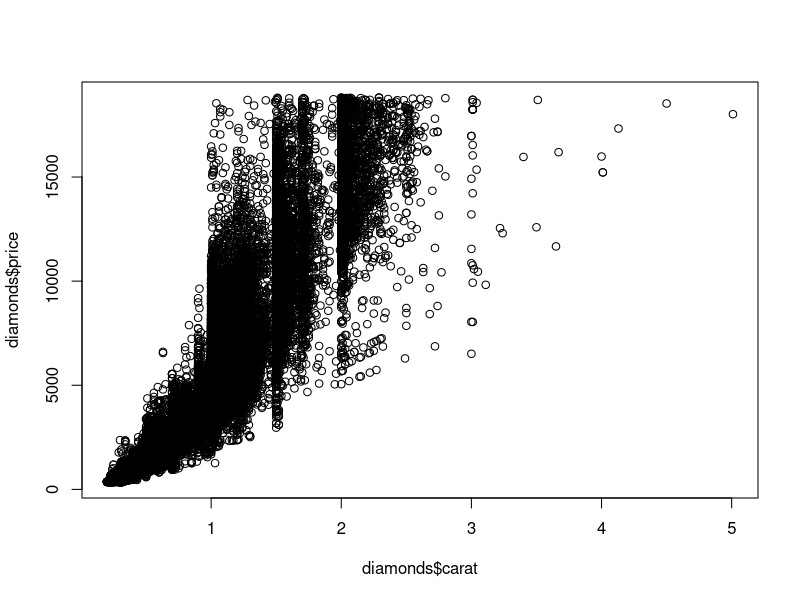
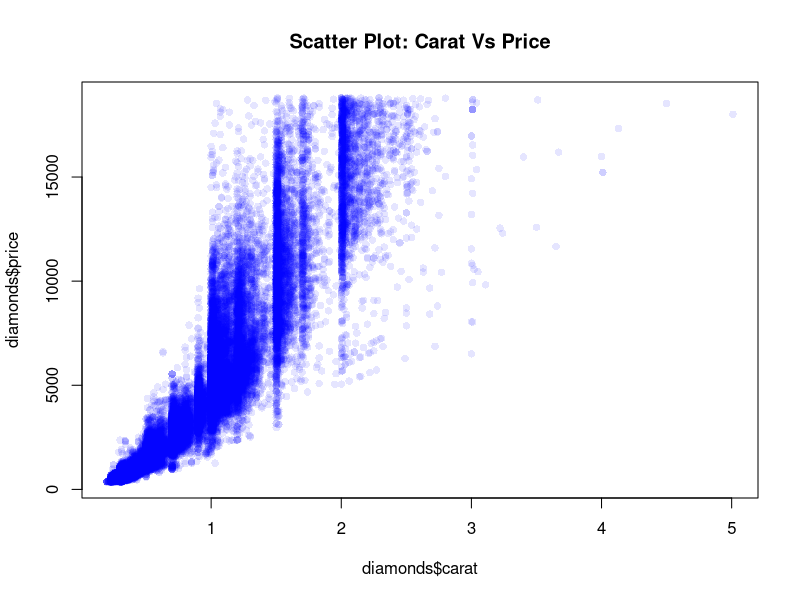
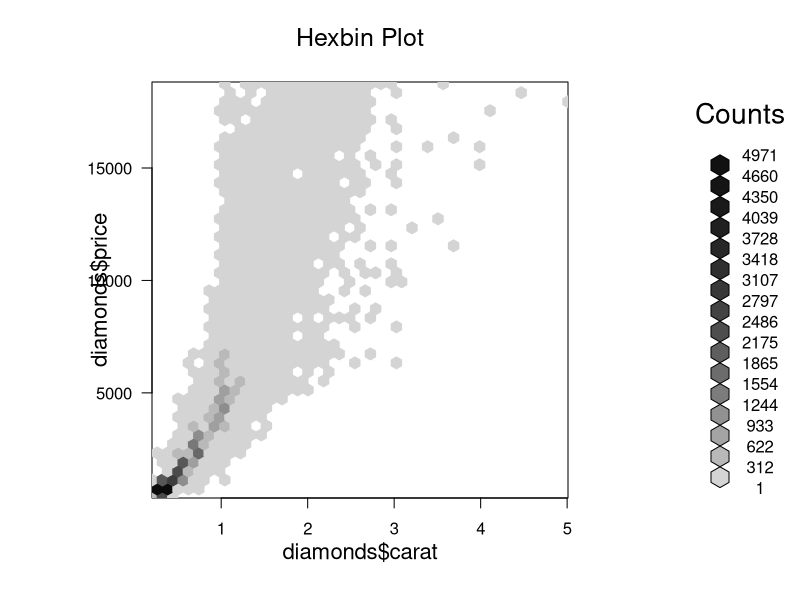
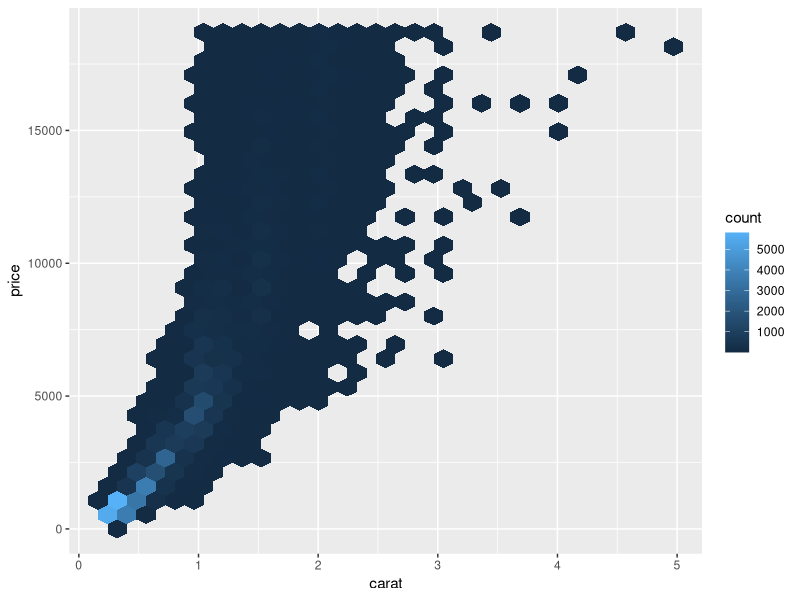
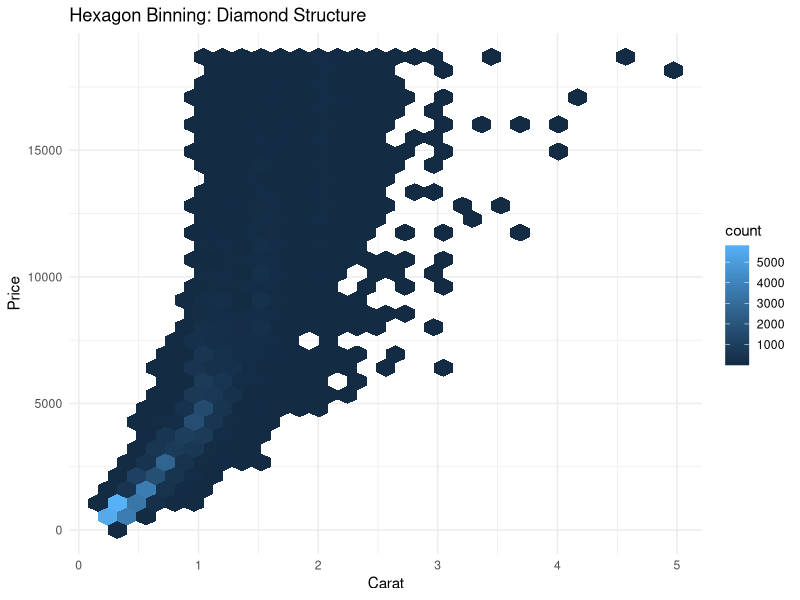
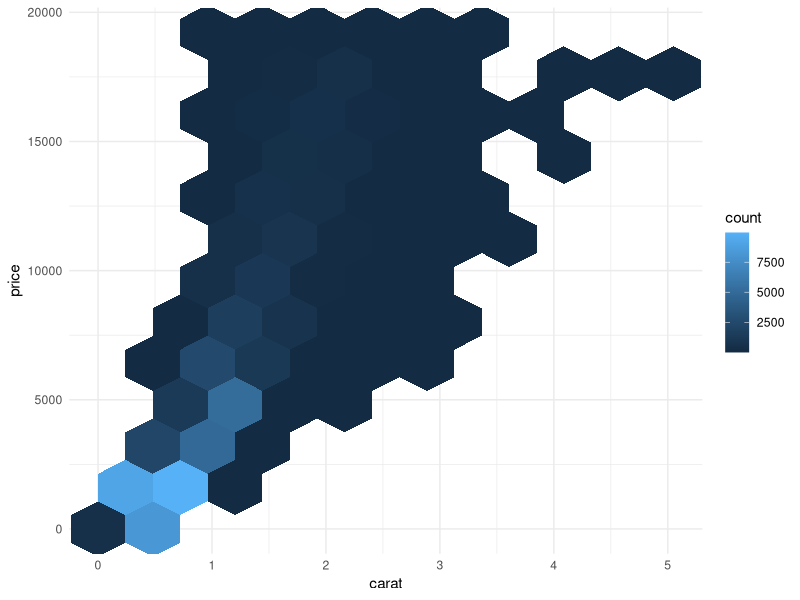
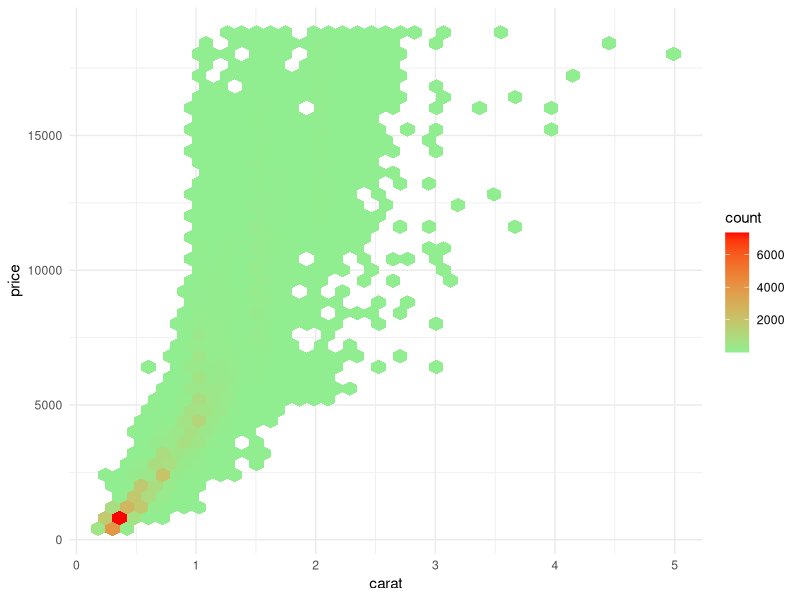
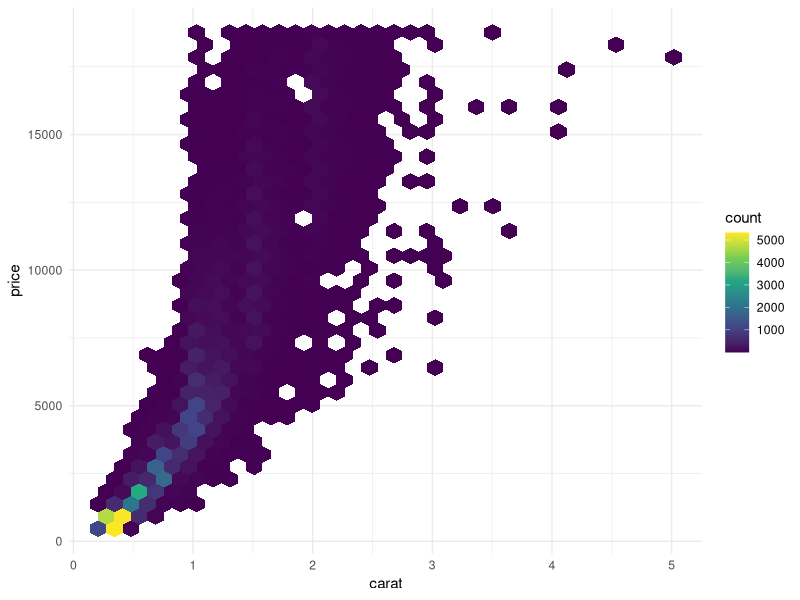

The R source for these figures, in order:
#load and understand the dataset
data(diamonds)
data(package=.packages(all.available=TRUE))
library(ggplot2)
data(diamonds)
str(diamonds)
dim(diamonds)
?diamonds

# very basic scatter
plot(diamonds$carat,diamonds$price)

#improved scatter
plot(diamonds$carat,diamonds$price,col=rgb(0,0,1,0.1),pch=16,
main="Scatter Plot: Carat Vs Price")

#hexbin using base R
install.packages('hexbin')
library(hexbin)
hb<-hexbin(diamonds$carat,diamonds$price,xbins=40)
plot(hb,main="Hexbin Plot")

#basic hexbin
ggplot(diamonds,aes(x=carat,y=price))+
geom_hex()

#labelled hexbin plot
ggplot(diamonds,aes(carat,price))+
  geom_hex()+
  labs(title="Hexagon Binning: Diamond Structure",x="Carat",y="Price")+
  theme_minimal()

#control hexagon density
ggplot(diamonds,aes(carat,price))+geom_hex(bins=10)+theme_minimal()

#add color palette(Gradient)
ggplot(diamonds,aes(carat,price))+
  geom_hex(bins=40)+
  scale_fill_gradient(low="lightgreen",high="red")+
  theme_minimal()

#color meaning:
#light:- fewer diamonds
#dark:-dense region

#professional palette(viridis)
ggplot(diamonds,aes(carat,price))+geom_hex(bins=35)+scale_fill_viridis_c()+
  theme_minimal()

#add legend title
ggplot(diamonds,aes(carat,price))+geom_hex(bins=20)+
  scale_fill_viridis_c(name="Count")+
  labs(title="Density Structure of Diamonds",x="Carat",y="Price")+
  theme_minimal()

#faceted hexbin
ggplot(diamonds,aes(carat,price))+geom_hex()+scale_fill_viridis_c()+
  facet_wrap(~cut)+
  theme_minimal()

#log scale hexbin
ggplot(diamonds,aes(carat,price))+geom_hex()+scale_fill_viridis_c()+
  scale_y_log10()+
  theme_minimal()
